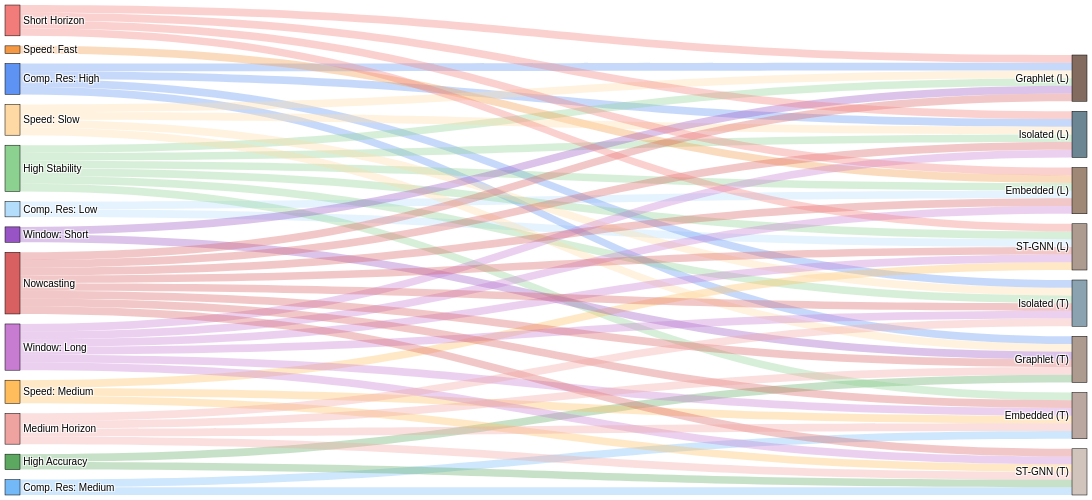

The cell this chart's notebook holds for it:
### Code cell
# The Sankey diagram version of the above logic

import plotly
import plotly.graph_objects as go

# --- Key setting: compact PDF export for academic paper ---
# Ensure kaleido is installed: pip install kaleido
# Set default export format; sometimes explicit specification is needed
plotly.io.defaults.default_format = "pdf"

# --------------------------
# 1. Helper: Hex to RGBA (for semi-transparent links)
# --------------------------
def hex_to_rgba(hex_color, opacity=0.4):
    hex_color = hex_color.lstrip('#')
    if len(hex_color) == 6:
        r = int(hex_color[0:2], 16)
        g = int(hex_color[2:4], 16)
        b = int(hex_color[4:6], 16)
        return f"rgba({r},{g},{b},{opacity})"
    return hex_color

# --------------------------
# 2. Define nodes (labels)
# --------------------------
# Define all column nodes left-to-right, top-to-bottom
labels = [
    # --- Col 1: Computational Resources (Index 0-2) ---
    "Comp. Res: High", "Comp. Res: Medium", "Comp. Res: Low",
    # --- Col 2: Accuracy Requirement (Index 3-4) ---
    "High Accuracy", "High Stability",
    # --- Col 3: Training Speed Req. (Index 5-7) ---
    "Speed: Fast", "Speed: Medium", "Speed: Slow",
    # --- Col 4: Historical Window (Index 8-9) ---
    "Window: Short", "Window: Long",
    # --- Col 5: Future Horizon (Index 10-12) ---
    "Nowcasting", "Short Horizon", "Medium Horizon",
    # --- Col 6: Final Methods (Rightmost) (Index 13-20) ---
    "Isolated (L)", "Graphlet (L)", "Embedded (L)", "ST-GNN (L)",
    "Isolated (T)", "Graphlet (T)", "Embedded (T)", "ST-GNN (T)"
]

# --------------------------
# 3. Define node colors (distinct palettes per column)
# --------------------------
colors = [
    # Col 1 (Blues) - lighter variants
    "#5e92f3",
    "#73b9f7",
    "#b3ddfb",

    # Col 2 (Greens) - lighter variants
    "#5ca860",
    "#8dd191",
    # "#c4e6c6",

    # Col 3 (Oranges) - lighter variants
    "#f49844",
    "#ffbd5c",
    "#ffd9a3",

    # Col 4 (Purples) - lighter variants
    "#9854c4",
    "#c77bd1",

    # Col 5 (Reds) - lighter variants
    "#d96060",
    "#f27c79",
    "#efa3a1",

    # Col 6 (Methods - Distinct Colors) - lighter variants
    "#6d8694",
    "#846b5f",
    "#a08876",
    "#ad9b8f",

    # (L) group - lighter variants
    "#8ba3b0",
    "#ad9b8f",
    "#baa8a0",
    "#d0c4bd",
]

# --------------------------
# 4. Define flows (core logic)
# --------------------------
# This models multi-stage flows where feature combinations lead to method choices.
# Values are manually set to balance visual appearance.

sources = []
targets = []
values = []

# # --- Stage 1: Resources -> Accuracy ---
# # High resources tend to enable high accuracy
# sources.extend([0, 0, 1, 1, 1, 2, 2])
# targets.extend([3, 4, 3, 4, 5, 4, 5])
# values.extend([25, 5, 5, 20, 5, 5, 25])
#
# # --- Stage 2: Accuracy -> Speed ---
# # High accuracy usually implies slower speed; low accuracy allows faster speed
# sources.extend([3, 3, 4, 4, 4, 5, 5])
# targets.extend([7, 8, 6, 7, 8, 6, 7])
# values.extend([5, 25, 5, 20, 5, 25, 5])
#
# # --- Stage 3: Speed -> Window ---
# # Fast speed often corresponds to short windows
# sources.extend([6, 6, 7, 7, 8, 8])
# targets.extend([9, 10, 9, 10, 9, 10])
# values.extend([25, 5, 15, 15, 5, 25])
#
# # --- Stage 4: Window -> Horizon ---
# sources.extend([9, 9, 9, 10, 10, 10])
# targets.extend([11, 12, 13, 11, 12, 13])
# values.extend([20, 20, 5, 5, 10, 30])

# --- Stage 5: Horizon -> Final Methods (most important mapping) ---
# Define which features lead to which final method

# # None Horizon -> Isolated methods
# sources.extend([11, 11])
# targets.extend([14, 18])  # To Isolated(L), Isolated(T)
# values.extend([12, 13])
#
# # Short Horizon -> Graphlet and some Embedded
# sources.extend([12, 12, 12, 12])
# targets.extend([15, 19, 16, 20])  # To Graphlet(L/T), Embedded(L/T)
# values.extend([8, 8, 7, 7])
#
# # Long Horizon -> ST-GNN and some Embedded
# sources.extend([13, 13, 13, 13])
# targets.extend([17, 21, 16, 20])  # To ST-GNN(L/T), Embedded(L/T)
# values.extend([12, 13, 5, 5])

# --- Stage 1: Resources -> Final Methods ---
sources.extend([2, 2])
targets.extend([15, 16])
values.extend([1, 1])

sources.extend([1, 1])
targets.extend([19, 20])
values.extend([1, 1])

sources.extend([0, 0, 0, 0])
targets.extend([13, 14, 17, 18])
values.extend([1, 1, 1, 1])

# --- Stage 2: Accuracy -> Final Methods ---

sources.extend([3, 3])
targets.extend([18, 20])
values.extend([1, 1])

sources.extend([4, 4, 4, 4, 4, 4])
targets.extend([13, 14, 15, 16, 17, 19])
values.extend([1, 1, 1, 1, 1, 1])

# --- Stage 3: Speed -> Final Methods ---
sources.extend([5])
targets.extend([15])
values.extend([1])

sources.extend([6, 6, 6])
targets.extend([16, 19, 20])
values.extend([1, 1, 1])

sources.extend([7, 7, 7, 7])
targets.extend([13, 14, 17, 18])
values.extend([1, 1, 1, 1])

# --- Stage 4: Window -> Final Methods ---

sources.extend([8, 8])
targets.extend([14, 18])
values.extend([1, 1])

sources.extend([9, 9, 9, 9, 9, 9])
targets.extend([13, 15, 16, 17, 19, 20])
values.extend([1, 1, 1, 1, 1, 1])

# --- Stage 5: Horizon -> Final Methods ---

sources.extend([10, 10, 10, 10, 10, 10, 10, 10])
targets.extend([13, 14, 15, 16, 17, 18, 19, 20])
values.extend([1, 1, 1, 1, 1, 1, 1, 1])

sources.extend([11, 11, 11, 11])
targets.extend([13, 14, 15, 16])
values.extend([1, 1, 1, 1])

sources.extend([12, 12, 12, 12])
targets.extend([17, 18, 19, 20])
values.extend([1, 1, 1, 1])


# Generate link colors using the source node color with transparency
link_colors = [hex_to_rgba(colors[src_idx], opacity=0.35) for src_idx in sources]

# --------------------------
# 5. Create figure object
# --------------------------
fig = go.Figure(data=[go.Sankey(
    node=dict(
        pad=10,
        thickness=15,
        line=dict(color="black", width=0.5),
        label=labels,
        color=colors,
    ),
    link=dict(
        source=sources,
        target=targets,
        value=values,
        color=link_colors
    )
)])

# --------------------------
# 6. Compact layout for paper export
# --------------------------
fig.update_layout(
    # title_text="Methodology Selection Flow",
    font_family="Arial",
    font_size=10,
    height=500,
    width=1100,
    plot_bgcolor='white',
    paper_bgcolor='white',
    # Set minimal margins to remove white borders
    margin=dict(l=5, r=5, t=5, b=5),
    font=dict(
        family="Arial",
        size=10,
        color="black"
    ),
)

# Display figure (view in browser)
fig.show()

# # --------------------------
# # 7. Save compact PDF
# # --------------------------
# # Kaleido is required: pip install kaleido
# output_path = CUR_ABS_DIR / 'figures' / 'sankey_choice.pdf'
# output_path.parent.mkdir(parents=True, exist_ok=True)
# try:
#     # Export PDF using kaleido
#     fig.write_image(output_path, format="pdf")
#     print(f'{SUCCESS_TAG}Saved grid plot to {output_path}.')
# except Exception as e:
#     print(f"Error saving PDF. Make sure 'kaleido' is installed (pip install kaleido). Error details: {e}")
#
# from swissrivernetwork.util.os import make_open_button
# make_open_button(output_path)

### Figure 1 — Plotly figure (JSON) as saved in the notebook; plotly's stock layout.template omitted (floating-point values rounded to 4 significant figures)
{"data": [{"link": {"color": ["rgba(179,221,251,0.35)", "rgba(179,221,251,0.35)", "rgba(115,185,247,0.35)", "rgba(115,185,247,0.35)", "rgba(94,146,243,0.35)", "rgba(94,146,243,0.35)", "rgba(94,146,243,0.35)", "rgba(94,146,243,0.35)", "rgba(92,168,96,0.35)", "rgba(92,168,96,0.35)", "rgba(141,209,145,0.35)", "rgba(141,209,145,0.35)", "rgba(141,209,145,0.35)", "rgba(141,209,145,0.35)", "rgba(141,209,145,0.35)", "rgba(141,209,145,0.35)", "rgba(244,152,68,0.35)", "rgba(255,189,92,0.35)", "rgba(255,189,92,0.35)", "rgba(255,189,92,0.35)", "rgba(255,217,163,0.35)", "rgba(255,217,163,0.35)", "rgba(255,217,163,0.35)", "rgba(255,217,163,0.35)", "rgba(152,84,196,0.35)", "rgba(152,84,196,0.35)", "rgba(199,123,209,0.35)", "rgba(199,123,209,0.35)", "rgba(199,123,209,0.35)", "rgba(199,123,209,0.35)", "rgba(199,123,209,0.35)", "rgba(199,123,209,0.35)", "rgba(217,96,96,0.35)", "rgba(217,96,96,0.35)", "rgba(217,96,96,0.35)", "rgba(217,96,96,0.35)", "rgba(217,96,96,0.35)", "rgba(217,96,96,0.35)", "rgba(217,96,96,0.35)", "rgba(217,96,96,0.35)", "rgba(242,124,121,0.35)", "rgba(242,124,121,0.35)", "rgba(242,124,121,0.35)", "rgba(242,124,121,0.35)", "rgba(239,163,161,0.35)", "rgba(239,163,161,0.35)", "rgba(239,163,161,0.35)", "rgba(239,163,161,0.35)"], "source": [2, 2, 1, 1, 0, 0, 0, 0, 3, 3, 4, 4, 4, 4, 4, 4, 5, 6, 6, 6, 7, 7, 7, 7, 8, 8, 9, 9, 9, 9, 9, 9, 10, 10, 10, 10, 10, 10, 10, 10, 11, 11, 11, 11, 12, 12, 12, 12], "target": [15, 16, 19, 20, 13, 14, 17, 18, 18, 20, 13, 14, 15, 16, 17, 19, 15, 16, 19, 20, 13, 14, 17, 18, 14, 18, 13, 15, 16, 17, 19, 20, 13, 14, 15, 16, 17, 18, 19, 20, 13, 14, 15, 16, 17, 18, 19, 20], "value": [1, 1, 1, 1, 1, 1, 1, 1, 1, 1, 1, 1, 1, 1, 1, 1, 1, 1, 1, 1, 1, 1, 1, 1, 1, 1, 1, 1, 1, 1, 1, 1, 1, 1, 1, 1, 1, 1, 1, 1, 1, 1, 1, 1, 1, 1, 1, 1]}, "node": {"color": ["#5e92f3", "#73b9f7", "#b3ddfb", "#5ca860", "#8dd191", "#f49844", "#ffbd5c", "#ffd9a3", "#9854c4", "#c77bd1", "#d96060", "#f27c79", "#efa3a1", "#6d8694", "#846b5f", "#a08876", "#ad9b8f", "#8ba3b0", "#ad9b8f", "#baa8a0", "#d0c4bd"], "label": ["Comp. Res: High", "Comp. Res: Medium", "Comp. Res: Low", "High Accuracy", "High Stability", "Speed: Fast", "Speed: Medium", "Speed: Slow", "Window: Short", "Window: Long", "Nowcasting", "Short Horizon", "Medium Horizon", "Isolated (L)", "Graphlet (L)", "Embedded (L)", "ST-GNN (L)", "Isolated (T)", "Graphlet (T)", "Embedded (T)", "ST-GNN (T)"], "line": {"color": "black", "width": 0.5}, "pad": 10, "thickness": 15}, "type": "sankey"}], "layout": {"font": {"color": "black", "family": "Arial", "size": 10}, "height": 500, "margin": {"b": 5, "l": 5, "r": 5, "t": 5}, "paper_bgcolor": "white", "plot_bgcolor": "white", "width": 1100}}
